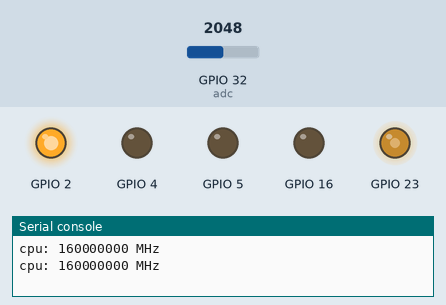
A program run on a simulated ESP32 board running MicroPython. Shown: output pins drawn as LEDs (lit = HIGH), the last lines printed to the serial console. The inputs (shaded band) are chosen by the test bench; at power-on: GPIO 32 (adc) = 2048 (analog values on the 0–4095 scale). The clock reads 2024-03-15 10:24:30 at power-on unless the program sets it; files the program writes start out absent; library files of the repository ran but are not shown: ulogging.py. At 1.0 s the program stops and its outputs stay as they are.

Above: at 0.1 s.
At 1.1 s:
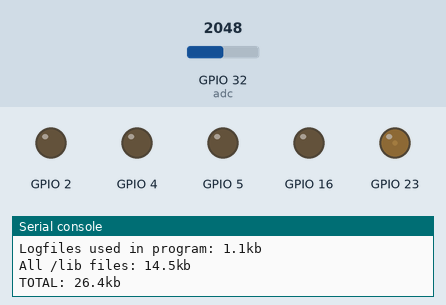
Timing chart, 0 to 2.5 s (numbered marks = the images above):
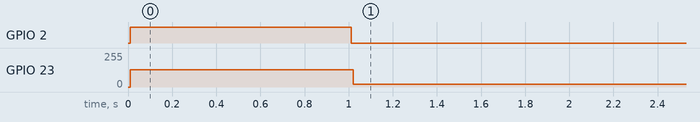

Measured:
- by itself, GPIO 2: LOW → HIGH at 0.01 s, → LOW 1.0 s later
- by itself, GPIO 23: 0/255 → 128/255 at 0.01 s, → 19/255 1.0 s later

The program:

main.py
```python
from boot import MAIN_FILE_LOGGING, MAIN_FILE_MODE, MAIN_FILE_NAME, logfiles # Not needed but helps with python intellisense (syntax highlighting)
import ulogging, micropython
from timer import Timer
import utime, uos
from machine import Pin, ADC, PWM
import gc
gc.collect()
micropython.alloc_emergency_exception_buf(100)

'''
ulogging from https://github.com/peterhinch
CRITICAL = 50
ERROR    = 40
WARNING  = 30
INFO     = 20
DEBUG    = 10
NOTSET   = 0
Update boot.py MAIN_FILE_LOGGING flag if wanting all modules to log to same file
'''

# If wanting all modules to write to the same MAIN FILE then enable MAIN_FILE_LOGGING in boot.py
# If wanting modules to each be able to write to individual files then make sure autoclose=True (safe with file open/close)
# If wanting a single module to quickly write to a log file then only enable one module and set autoclose=False
logger_log_level= 10
logger_setup = 1  # 0 for basicConfig, 1 for custom logger with RotatingFileHandler (RFH)
FileMode = 2 # If logger_setup ==1  then access to modes below
            #  FileMode == 1 # no log file
            #  FileMode == 2 # write to log file

logfile = __name__ + '.log'
if logger_setup == 0: # Use basicConfig logger
    ulogging.basicConfig(level=logger_log_level) # Change logger global settings
    logger_main = ulogging.getLogger(__name__)
elif logger_setup == 1 and FileMode == 1:        # Using custom logger
    logger_main = ulogging.getLogger(__name__)
    logger_main.setLevel(logger_log_level)
elif logger_setup == 1 and FileMode == 2 and not MAIN_FILE_LOGGING: # Using custom logger with output to log file
    logger_main = ulogging.getLogger(__name__, logfile, mode='w', autoclose=True, filetime=5000)  # w/wb to over-write, a/ab to append, autoclose (with method), file time in ms to keep file open
    logger_main.setLevel(logger_log_level)
    logfiles.append(logfile)
elif logger_setup == 1 and FileMode == 2 and MAIN_FILE_LOGGING:            # Using custom logger with output to main log file
    logger_main = ulogging.getLogger(__name__, MAIN_FILE_NAME, MAIN_FILE_MODE, 0)  # over ride with MAIN_FILE settings in boot.py
    logger_main.setLevel(logger_log_level)

logger_main.info('{0} {1}'.format(utime.localtime(), logger_main))

@Timer
def integer(n):
    for i in range(n):
        x = 1 + 1

@Timer
def float(n):
    for i in range(n):
        x = 1.5 + 1.5

@Timer
def getpinvalue(pin):
    return pin.value()

@Timer
def setpinvalue(pin, value):
    pin.value(value)

@Timer
def set_4_pins(pins, value):
    for pin in pins:
        pin.value(value)

@Timer
def get_4_pins_list(pins, outgoing):
    outgoing[0] = pins[0].value()
    outgoing[1] = pins[1].value()
    outgoing[2] = pins[2].value()
    outgoing[3] = pins[3].value()
    return outgoing

@Timer
def get_4_pins_list_loop(pins, outgoing):
    for i, pin in enumerate(pins):
        outgoing[i] = pin.value()
    return outgoing

@Timer
def get_4_pins_dict(pins, outgoing):
    outgoing['0'] = pins[0].value()
    outgoing['1'] = pins[1].value()
    outgoing['2'] = pins[2].value()
    outgoing['3'] = pins[3].value()
    return outgoing

@Timer
def getADC(pin):
    return pin.read()

@Timer
def getADC_4pins(pins, outgoing):
    outgoing[0] = pins[0].read()
    outgoing[1] = pins[1].read()
    outgoing[2] = pins[2].read()
    outgoing[3] = pins[3].read()
    return outgoing

@Timer
def setPWM(pin):
    pin.duty(75)

n=10
integer(n)
logger_main.debug('{0} ran {1} times'.format(utime.localtime(), n))

float(n)
logger_main.debug('{0} ran {1} times'.format(utime.localtime(), n))

pinlist = [5, 4, 2, 16]
io_pin = [0]*len(pinlist)
for i, pin in enumerate(pinlist):
    io_pin[i] = Pin(pin, Pin.OUT) # 2 is the internal LED

set_4_pins(io_pin, 0)

pin = 32
adc = ADC(Pin(pin))
adc.atten(ADC.ATTN_11DB)

pin = 23
pwm = PWM(Pin(pin), 50)

onoff = getpinvalue(io_pin[2])
logger_main.debug(onoff)
setpinvalue(io_pin[2], 1)
utime.sleep_ms(1000)
setpinvalue(io_pin[2], 0)

outgoing = [0]*len(pinlist)
data = get_4_pins_list(io_pin, outgoing)
logger_main.debug(data)

data = get_4_pins_list_loop(io_pin, outgoing)
logger_main.debug(data)

adcpins = [32, 33, 34, 35]
adc_pin = [0]*len(adcpins)
for i, pin in enumerate(adcpins):
    adc_pin[i] = ADC(Pin(pin))
    adc_pin[i].atten(ADC.ATTN_11DB)
adcdata = getADC_4pins(adc_pin, outgoing)
logger_main.debug(adcdata)

outgoing = {}
data = get_4_pins_dict(io_pin, outgoing)
logger_main.debug(data)

adcvalue = getADC(adc)

setPWM(pwm)

print('Log file clean up')
ftotal = 0
for file in logfiles:
    filesize = uos.stat(file)[6]/1000
    print('file:{0} size: {1:.1f}kb '.format(file, filesize))
    ftotal += filesize
    with open(file, 'r') as f:
        print('{0} line 1: {1}'.format(file, f.readline().rstrip("\n")))
        print('           line 2: {0}'.format(f.readline().rstrip("\n")))
        print('           line 3: {0}'.format(f.readline().rstrip("\n")))
        print('Closed file: {0}'.format(file))
print('Logfiles used in program: {0:.1f}kb'.format(ftotal))

ftotal = 0
for file in uos.listdir("/lib"):
    ftotal += uos.stat("/lib/" + file)[6]/1000
print('All /lib files: {0:.1f}kb'.format(ftotal))

for file in uos.listdir():
    ftotal += uos.stat(file)[6]/1000
print('TOTAL: {0:.1f}kb'.format(ftotal))
```

timer.py
```python
from boot import MAIN_FILE_LOGGING, MAIN_FILE_MODE, MAIN_FILE_NAME, logfiles
import ulogging
import utime

logger_log_level= 10
logger_setup = 1  # 0 for basicConfig, 1 for custom logger with RotatingFileHandler (RFH)
FileMode = 2 # If logger_setup ==1 (RotatingFileHandler) then access to modes below
            #  FileMode == 1 # no log file
            #  FileMode == 2 # write to log file
logfile = __name__ + '.log'
if logger_setup == 0: # Use basicConfig logger
    ulogging.basicConfig(level=logger_log_level) # Change logger global settings
    logger_timer = ulogging.getLogger(__name__)
elif logger_setup == 1 and FileMode == 1:         # Using custom logger
    logger_timer = ulogging.getLogger(__name__)
    logger_timer.setLevel(logger_log_level)
elif logger_setup == 1 and FileMode == 2 and not MAIN_FILE_LOGGING:  # Using custom logger with output to log file
    logger_timer = ulogging.getLogger(__name__, logfile, mode='w', autoclose=True, filetime=5000)  # w/wb to over-write, a/ab to append, autoclose (with method), file time in ms to keep file open
    logger_timer.setLevel(logger_log_level)
    logfiles.append(logfile)
elif logger_setup == 1 and FileMode == 2 and MAIN_FILE_LOGGING:            # Using custom logger with output to main log file
    logger_timer = ulogging.getLogger(__name__, MAIN_FILE_NAME, MAIN_FILE_MODE, 0)  # over ride with MAIN_FILE settings in boot.py
    logger_timer.setLevel(logger_log_level)

logger_timer.info(logger_timer)

def Timer(f, *args, **kwargs):
    name = str(f).split(' ')[1]
    def new_func(*args, **kwargs):
        t = utime.ticks_us()
        result = f(*args, **kwargs)
        delta = utime.ticks_diff(utime.ticks_us(), t)
        logger_timer.debug('Function,{},time,{:6.3f},ms'.format(name, delta/1000))
        return result
    return new_func
```

boot.py
```python
# This file is executed on every boot (including wake-boot from deepsleep)
import esp, machine
esp.osdebug(None)
#import webrepl
#webrepl.start()

machine.freq(240000000)
cpuf = machine.freq()
print('cpu: {0} MHz'.format(cpuf))

logfiles = []   # Keep track of log files to monitor size and close them if too big
MAIN_FILE_LOGGING = False  # Enable if wanting all modules to write to a single log file. Will use safer 'with' (open/close).
MAIN_FILE_NAME = "complete.log"    # Had to enable 'sync_all_file_types' to get .log files to copy over in pymakr
MAIN_FILE_MODE = "a"       # Should be either a or ab append mode
initial_open_mode = "w"    # Open with 'w' to start a new log file. Can change to 'a' to keep older logs.
if MAIN_FILE_LOGGING:
    with open(MAIN_FILE_NAME, initial_open_mode) as f:
        f.write("cpu freq: {0} MHz\n".format(cpuf/10**6))
        f.write("All module debugging will write to file: {0} with mode: {1}\n".format(MAIN_FILE_NAME, MAIN_FILE_MODE))
    print("All module debugging will write to file: {0} with mode: {1}\n".format(MAIN_FILE_NAME, MAIN_FILE_MODE))
    logfiles.append(MAIN_FILE_NAME)
```
